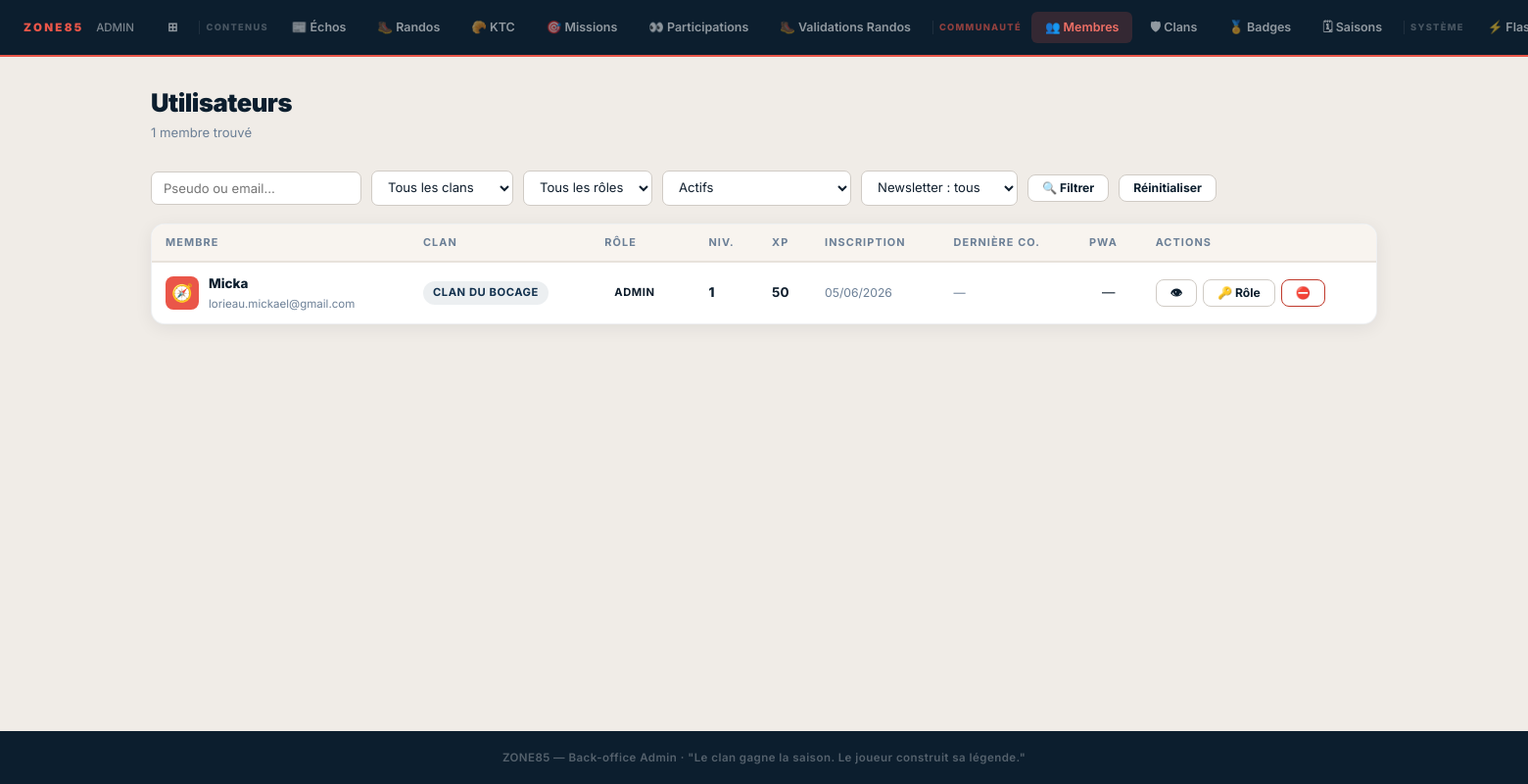
The page /admin/users.php (signed in) on the database its author committed.
### tables this page shows
CREATE TABLE IF NOT EXISTS users (
  id                    INT UNSIGNED AUTO_INCREMENT PRIMARY KEY,
  email                 VARCHAR(180) NOT NULL,
  password_hash         VARCHAR(255) NOT NULL DEFAULT '',
  pseudo                VARCHAR(50) NOT NULL,
  first_name            VARCHAR(100),
  last_name             VARCHAR(100),
  clan_id               INT UNSIGNED NULL,
  avatar_type           ENUM('preset','generated','upload') NOT NULL DEFAULT 'preset',
  avatar_config         JSON NULL,
  avatar_file           VARCHAR(255) NULL,
  bio                   TEXT NULL,
  xp_total              INT UNSIGNED NOT NULL DEFAULT 0,
  level                 TINYINT UNSIGNED NOT NULL DEFAULT 1,
  newsletter_optin      TINYINT(1) DEFAULT 0,
  notif_missions        TINYINT(1) DEFAULT 1,
  notif_saisons         TINYINT(1) DEFAULT 1,
  notif_clan            TINYINT(1) DEFAULT 1,
  notif_push            TINYINT(1) DEFAULT 0,
  digest_hebdo          TINYINT(1) DEFAULT 0,
  accepted_cgu_at       DATETIME NULL,
  accepted_privacy_at   DATETIME NULL,
  email_verified_at     DATETIME NULL,
  email_verify_token    VARCHAR(64) NULL,
  role                  ENUM('member','moderator','admin') NOT NULL DEFAULT 'member',
  status                ENUM('active','suspended','deleted') NOT NULL DEFAULT 'active',
  last_login_at         DATETIME NULL,
  login_count           INT UNSIGNED DEFAULT 0,
  pwa_installed_at      DATETIME NULL,
  pwa_install_count     TINYINT UNSIGNED DEFAULT 0,
  delete_requested_at   DATETIME NULL,
  deleted_at            DATETIME NULL,
  created_at            DATETIME NOT NULL DEFAULT CURRENT_TIMESTAMP,
  updated_at            DATETIME NOT NULL DEFAULT CURRENT_TIMESTAMP ON UPDATE CURRENT_TIMESTAMP,
  UNIQUE KEY uq_users_email  (email),
  UNIQUE KEY uq_users_pseudo (pseudo),
  KEY idx_users_status  (status),
  KEY idx_users_role    (role),
  KEY idx_users_deleted (deleted_at),
  KEY idx_users_login   (last_login_at),
  CONSTRAINT fk_users_clan FOREIGN KEY (clan_id) REFERENCES clans(id) ON DELETE SET NULL
);

CREATE TABLE IF NOT EXISTS clans (
  id               INT UNSIGNED AUTO_INCREMENT PRIMARY KEY,
  name             VARCHAR(100) NOT NULL,
  slug             VARCHAR(100) NOT NULL,
  description      TEXT,
  mascot_image     VARCHAR(255),
  color_primary    VARCHAR(20) DEFAULT '#12314e',
  color_secondary  VARCHAR(20) DEFAULT '#163756',
  motto            VARCHAR(255),
  cry              VARCHAR(255),
  is_active        TINYINT(1) DEFAULT 1,
  created_at       DATETIME NOT NULL DEFAULT CURRENT_TIMESTAMP,
  updated_at       DATETIME NOT NULL DEFAULT CURRENT_TIMESTAMP ON UPDATE CURRENT_TIMESTAMP,
  UNIQUE KEY uq_clans_slug (slug)
);

### includes/functions.php (called while the page is built, shortened)
<?php
function e(string $str): string {
    return htmlspecialchars($str, ENT_QUOTES, 'UTF-8');
}

### admin/users.php (the view, shortened to what this page needs)
<?php
require_once '../includes/functions.php';
$pdo = db();
$f_status     = $_GET['status']     ?? 'active';
$f_search     = trim($_GET['q']     ?? '');
$page         = max(1, (int)($_GET['p'] ?? 1));
$per_page     = 30;
$offset       = ($page - 1) * $per_page;
$users        = [];
$total        = 0;
if ($pdo) {
    try {
        $where  = ['u.deleted_at IS NULL'];
        $params = [];
        if ($f_status && in_array($f_status, ['active','suspended','pending_delete'])) {
            $where[] = 'u.status = :status';
            $params[':status'] = $f_status;
        }
        $where_sql = $where ? ('WHERE ' . implode(' AND ', $where)) : '';
        $cnt = $pdo->prepare("
            SELECT COUNT(*) FROM users u
            LEFT JOIN clans c ON c.id = u.clan_id
            {$where_sql}
        ");
        $cnt->execute($params);
        $total = (int)$cnt->fetchColumn();
        $stmt = $pdo->prepare("
            SELECT u.id, u.pseudo, u.email, u.first_name, u.last_name,
                   u.role, u.status, u.xp_total, u.level,
                   u.newsletter_optin, u.avatar_type, u.avatar_config, u.avatar_file,
                   u.created_at, u.last_login_at, u.pwa_installed_at,
                   u.delete_requested_at,
                   c.name AS clan_name, c.slug AS clan_slug
            FROM users u
            LEFT JOIN clans c ON c.id = u.clan_id
            {$where_sql}
            ORDER BY u.created_at DESC
            LIMIT {$per_page} OFFSET {$offset}
        ");
        $stmt->execute($params);
        $users = $stmt->fetchAll();
    } catch (PDOException $e) {
        error_log('[admin/users] ' . $e->getMessage());
    }
}
require_once '_admin-header.php';
?>
<div class="adm-page-header">
  <div>
    <h1 class="adm-page-title">Utilisateurs</h1>
    <p class="adm-page-sub"><?= number_format($total, 0, ',', ' ') ?> membre<?= $total > 1 ? 's' : '' ?> trouvé<?= $total > 1 ? 's' : '' ?></p>
  </div>
</div>
<form method="GET" action="users.php" class="adm-filters" id="filter-form">
  <input type="text" name="q" value="<?= e($f_search) ?>" placeholder="Pseudo ou email…" style="min-width:180px">
  <select name="clan" onchange="this.form.submit()">
    <option value="">Tous les clans</option>
  </select>
  <select name="role" onchange="this.form.submit()">
    <option value="">Tous les rôles</option>
  </select>
  <select name="status" onchange="this.form.submit()">
    <option value="active"       <?= $f_status === 'active'        ? 'selected' : '' ?>>Actifs</option>
  </select>
  <select name="newsletter" onchange="this.form.submit()">
    <option value="">Newsletter : tous</option>
  </select>
  <button type="submit" class="btn-adm btn-adm-ghost btn-adm-sm">🔍 Filtrer</button>
  <a href="users.php" class="btn-adm btn-adm-ghost btn-adm-sm">Réinitialiser</a>
</form>
<?php if ($users): ?>
<div class="adm-card" style="padding:0;overflow:hidden">
<div class="adm-table-wrap">
<table class="adm-table">
<thead>
<tr>
  <th>Membre</th>
  <th>Clan</th>
  <th>Rôle</th>
  <th>Niv.</th>
  <th>XP</th>
  <th>Inscription</th>
  <th>Dernière co.</th>
  <th>PWA</th>
  <th>Actions</th>
</tr>
</thead>
<tbody>
<?php foreach ($users as $u):
    $u_avatar_url = avatar_url($u);
    $u_emoji = '🧭';
    if ($u['avatar_type'] === 'preset') {
        $cfg = json_decode($u['avatar_config'] ?? '{}', true) ?? [];
        $u_emoji = $cfg['emoji'] ?? '🧭';
    }
?>
<tr>
  <td>
    <div style="display:flex;align-items:center;gap:10px">
      <div style="width:34px;height:34px;border-radius:8px;overflow:hidden;background:var(--primary);
        display:flex;align-items:center;justify-content:center;font-size:1.1rem;flex-shrink:0">
        <?php if (!empty($u_avatar_url)): ?>
          <img src="<?= e($u_avatar_url) ?>" alt="" style="width:100%;height:100%;object-fit:cover">
        <?php else: ?>
          <?= e($u_emoji) ?>
        <?php endif; ?>
      </div>
      <div>
        <div style="font-weight:800;font-size:.84rem;color:#0c1e2e"><?= e($u['pseudo']) ?></div>
        <div style="font-size:.72rem;color:#6b7f96"><?= e($u['email']) ?></div>
      </div>
    </div>
  </td>
  <td>
    <?php if ($u['clan_slug']): ?>
    <span class="adm-badge" style="background:rgba(18,49,78,.08);color:#12314e">
      <?= e($u['clan_name'] ?? $u['clan_slug']) ?>
    </span>
    <?php else: ?><span style="color:#6b7f96;font-size:.78rem">—</span><?php endif; ?>
  </td>
  <td>
    <span class="adm-badge badge-<?= e($u['role']) ?>">
      <?= ['member'=>'Membre','moderator'=>'Modérateur','admin'=>'Admin'][$u['role']] ?? e($u['role']) ?>
    </span>
  </td>
  <td style="font-weight:800;color:#0c1e2e"><?= (int)$u['level'] ?></td>
  <td style="font-size:.84rem;font-weight:700"><?= number_format((int)$u['xp_total'], 0, ',', ' ') ?></td>
  <td style="font-size:.76rem;color:#6b7f96;white-space:nowrap">
    <?= $u['created_at'] ? date('d/m/Y', strtotime($u['created_at'])) : '—' ?>
  </td>
  <td style="font-size:.76rem;color:#6b7f96;white-space:nowrap">
    <?= $u['last_login_at'] ? date('d/m/Y', strtotime($u['last_login_at'])) : '—' ?>
  </td>
  <td style="text-align:center">
    <?= !empty($u['pwa_installed_at']) ? '<span title="PWA installée" style="font-size:1rem">📱</span>' : '—' ?>
  </td>
  <td>
    <div style="display:flex;gap:6px;align-items:center;flex-wrap:wrap">
      <a href="../profil.php?id=<?= (int)$u['id'] ?>" target="_blank"
         class="btn-adm btn-adm-ghost btn-adm-sm" title="Voir profil">👁</a>
      <button class="btn-adm btn-adm-ghost btn-adm-sm"
        onclick="openRoleModal(<?= (int)$u['id'] ?>, '<?= e($u['pseudo']) ?>', '<?= e($u['role']) ?>')"
        title="Changer rôle">🔑 Rôle</button>
      <?php if ($u['status'] === 'active'): ?>
      <form method="POST" action="users.php" style="display:inline" onsubmit="return confirm('Suspendre <?= e(addslashes($u['pseudo'])) ?> ?')">
        <button type="submit" class="btn-adm btn-adm-ghost btn-adm-sm" style="color:#c0392b;border-color:#c0392b"
          title="Suspendre">⛔</button>
      </form>
      <?php endif; ?>
    </div>
  </td>
</tr>
<?php endforeach; ?>
</tbody>
</table>
</div>
</div>
<?php endif; ?>
<?php require_once '_admin-footer.php'; ?>

### assets/css/zone85.css (style rules this page uses)
*,*::before,*::after { box-sizing:border-box;margin:0;padding:0 }
html { scroll-behavior:smooth }
body { font-family:'Inter',sans-serif;background:var(--beige);color:var(--text);line-height:1.6;overflow-x:hidden }
a { color:inherit;text-decoration:none }
:root { --primary: #ea5649; --primary-dark: #c73d31; --primary-light:#f07066; --navy-dark: #12314e; --navy-mid: #163756; --navy-pale: #243d52; --navy-deep: #0c1e2e; --beige: #F5F1ED; --beige-light: #FAF7F4; --beige-dark: #EAE4DC; --white: #FFFFFF; --text: #1a2530; --text-mid: #3d4f5c; --text-muted: #7a8a94; --gold: #C9962A; --green: #2a9d5c; --radius-sm: 5px; --radius: 8px; --radius-lg: 12px; --shadow-sm: 0 1px 3px rgba(0,0,0,.08); --shadow-md: 0 4px 16px rgba(0,0,0,.12); --shadow-lg: 0 8px 32px rgba(0,0,0,.18); }

### admin/_admin-header.php (style rules this page uses)
*, *::before, *::after { box-sizing: border-box; }
html, body { margin: 0; padding: 0; height: 100%; }
body { font-family: 'Inter', sans-serif; background: #f0ece7; color: #0f1e2d; min-height: 100vh; }
.adm-page-header { display: flex; align-items: flex-start; justify-content: space-between; gap: 16px; margin-bottom: 28px; flex-wrap: wrap; }
.adm-page-title { font-size: 1.6rem; font-weight: 900; color: #0c1e2e; letter-spacing: -.5px; margin: 0; line-height: 1.2; }
.adm-page-sub { font-size: .82rem; color: #6b7f96; margin: 4px 0 0; }
.btn-adm { display: inline-flex; align-items: center; gap: 6px; padding: 10px 20px; border-radius: 8px; font-size: .84rem; font-weight: 700; text-decoration: none; cursor: pointer; border: none; font-family: 'Inter', sans-serif; transition: opacity .15s, transform .1s; white-space: nowrap; line-height: 1; }
.btn-adm-ghost { background: #fff; color: #0c1e2e; border: 1.5px solid #d0cbc5; }
.btn-adm-sm { padding: 7px 14px; font-size: .76rem; }
.adm-card { background: #fff; border-radius: 14px; box-shadow: 0 4px 18px rgba(12,30,46,.07); border: 1px solid rgba(18,49,78,.07); padding: 24px; margin-bottom: 20px; }
.adm-table-wrap { overflow-x: auto; }
table.adm-table { width: 100%; border-collapse: collapse; font-size: .84rem; }
table.adm-table th { background: #f8f4ef; text-align: left; padding: 10px 14px; font-size: .68rem; font-weight: 700; letter-spacing: .1em; text-transform: uppercase; color: #6b7f96; border-bottom: 2px solid #e8e2db; white-space: nowrap; }
table.adm-table td { padding: 11px 14px; border-bottom: 1px solid #f0ece7; vertical-align: middle; color: #0f1e2d; }
table.adm-table tr:last-child td { border-bottom: none; }
.adm-badge { display: inline-block; padding: 3px 10px; border-radius: 999px; font-size: .7rem; font-weight: 700; text-transform: uppercase; letter-spacing: .05em; }
.adm-filters { display: flex; gap: 10px; flex-wrap: wrap; align-items: center; margin-bottom: 18px; }
.adm-filters select, .adm-filters input { padding: 8px 12px; border-radius: 7px; border: 1.5px solid #d0cbc5; font-family: 'Inter', sans-serif; font-size: .82rem; background: #fff; color: #0f1e2d; }

### rows shown on the page
users: avatar_config "🧭", pseudo "Micka", email "lorieau.mickael@gmail.com", clan.name "CLAN DU BOCAGE", role "ADMIN", level "1", xp_total "50", created_at "05/06/2026"

### other values the page prints
$section_label "CONTENUS"
$label "📰 Échos"
$label "🥾 Randos"
$label "🥐 KTC"
$label "🎯 Missions"
$label "👀 Participations"
$label "🥾 Validations Randos"
$section_label "COMMUNAUTÉ"
$label "👥 Membres"
$label "🛡 Clans"
$label "🏅 Badges"
$label "🗓 Saisons"
$section_label "SYSTÈME"
$label "⚡…"
$total "1"
